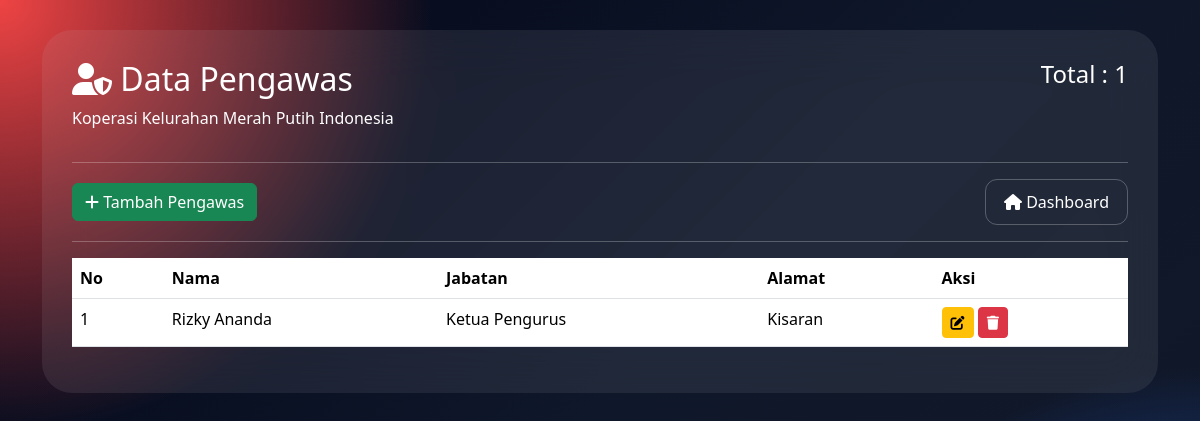
/koperasi/pengawas/index.php (signed in), run on the app's committed database.
### tables this page shows
CREATE TABLE `pengurus` (
  `id_pengurus` int(11) NOT NULL,
  `nama` varchar(100) DEFAULT NULL,
  `jabatan` varchar(50) DEFAULT NULL,
  `alamat` text,
  `no_hp` varchar(15) DEFAULT NULL
);

### koperasi/pengawas/index.php (the view, shortened to what this page needs)
<?php
include "../config/koneksi.php";
$data = mysqli_query($koneksi,"
SELECT * FROM pengurus
ORDER BY id_pengurus DESC
");
$total = mysqli_num_rows($data);
?>
<!DOCTYPE html>
<html lang="id">
<head>
<link href="https://cdn.jsdelivr.net/npm/bootstrap@5.3.3/dist/css/bootstrap.min.css" rel="stylesheet">
<link rel="stylesheet"
href="https://cdnjs.cloudflare.com/ajax/libs/font-awesome/6.5.1/css/all.min.css">
</head>
<body>
<div class="container-fluid">
<div class="vip-card">
<div class="d-flex justify-content-between">
<div>
<h2>
<i class="fas fa-user-shield"></i>
Data Pengawas
</h2>
<p>Koperasi Kelurahan Merah Putih Indonesia</p>
</div>
<div>
<h4>Total : <?= $total; ?></h4>
</div>
</div>
<hr>
<div class="d-flex justify-content-between align-items-center mb-3">
    <a href="tambah_pengawas.php" class="btn btn-success">
        <i class="fas fa-plus"></i>
        Tambah Pengawas
    </a>
    <a href="../admin/dashboard.php" class="btn btn-outline-light">
        <i class="fas fa-home"></i>
        Dashboard
    </a>
</div>
<hr>
<div class="table-responsive">
<table class="table table-hover">
<thead>
<tr>
<th>No</th>
<th>Nama</th>
<th>Jabatan</th>
<th>Alamat</th>
<th>Aksi</th>
</tr>
</thead>
<tbody>
<?php $no=1; while($d=mysqli_fetch_assoc($data)){ ?>
<tr>
<td><?= $no++; ?></td>
<td><?= $d['nama']; ?></td>
<td><?= $d['jabatan']; ?></td>
<td><?= $d['alamat']; ?></td>
<td>
<a href="edit_pengawas.php?id=<?= $d['id_pengawas']; ?>"
class="btn btn-warning btn-sm">
<i class="fas fa-edit"></i>
</a>
<a href="hapus_pengawas.php?id=<?= $d['id_pengawas']; ?>"
onclick="return confirm('Hapus Data?')"
class="btn btn-danger btn-sm">
<i class="fas fa-trash"></i>
</a>
</td>
</tr>
<?php } ?>
</tbody>
</table>
</div>
</div>
</div>
</body>
</html>

### koperasi/pengawas/index.php (style rules this page uses)
body { background: radial-gradient(circle at top left,#ef4444 0%,transparent 30%), radial-gradient(circle at bottom right,#2563eb 0%,transparent 30%), linear-gradient(135deg,#020617,#0f172a,#111827); min-height:100vh; padding:30px; }
.vip-card { background:rgba(255,255,255,.08); backdrop-filter:blur(25px); border-radius:30px; padding:30px; color:white; }
.table { color:white; }
.table thead { background:rgba(255,255,255,.15); }
.btn-outline-light { border:1px solid rgba(255,255,255,.25); color:white; border-radius:12px; padding:10px 18px; transition:all .3s ease; }

### data on the page
pengurus: nama "Rizky Ananda", jabatan "Ketua Pengurus", alamat "Kisaran"

### other printed values
$total "1"
